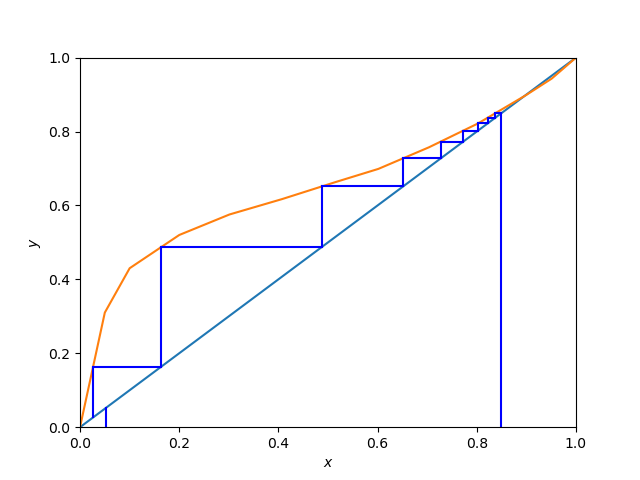

Write the Julia code that produced this figure.
## 调包
using CSV
using Interpolations
using PyCall
using PyPlot

## 调 python 包
@pyimport numpy as np
pygui(true)

## 原始数据
"""
原始数据输入
(塔顶产品组成, 塔釜组成) 的质量分数 (x_d, x_w)
"""

# (塔顶产品组成, 塔釜组成) 的质量分数
ω_d = 93.5107e-2
ω_w = 12.4097e-2

# 质量分数 -> 摩尔分数 换算函数
f(ω_i) = (ω_i / 46.07) / (ω_i / 46.07 + (1 - ω_i) / 18.02)

# (塔顶产品组成, 塔釜组成) 摩尔分数
x_d = f(ω_d)
x_w = f(ω_w)

## 对角线
x = y = np.linspace(0, 1, 1000)

## 平衡线
# EtOH-H2O 相平衡数据
EtOH = CSV.read("EtOH-H2O.csv")
# EtOH-H2O 相平衡组成插值
interp_y = Interpolations.LinearInterpolation(EtOH.x, EtOH.y)
## 相平衡线
yy = interp_y(x)

## 绘图
# 对角线
PyPlot.plot(x, y, "-")
# 相平衡线
PyPlot.plot(x, yy, "-")
# x_w 垂直线
PyPlot.plot([x_w, x_w], [0, x_w], "b-")
# x_d 垂直线
PyPlot.plot([x_d, x_d], [0, x_d], "b-")

# 绘图设置
PyPlot.xlabel("\$ x \$")
PyPlot.ylabel("\$ y \$")
PyPlot.xlim([0, 1])
PyPlot.ylim([0, 1])

## 塔板数计算
# 迭代点
point_1 = [x_d, x_d]
point_2 = zeros(2)
# 塔板数
num = 0
# 迭代记数
n = 1
# 迭代计算 & 绘图
println("开始迭代")
while true
    global point_1, point_2, num, n
    if point_1[1] < x_w
        break
    end
    println("迭代第 $(n) 次")
    n += 1
    for x_i in np.linspace(0, 1, 10000000)
        if abs(interp_y(x_i) - point_1[2]) < 0.00001 * point_1[2]
            pointTemp = [x_i, point_1[2]]
            point_2 = [x_i, x_i]
            num += 1
            PyPlot.plot([point_1[1], pointTemp[1]], [point_1[2], pointTemp[2]], "b-")
            PyPlot.plot([point_2[1], pointTemp[1]], [point_2[2], pointTemp[2]], "b-")
            # 迭代后新点
            point_1 = point_2
            point_2 = zeros(2)
            break
        end
    end
end

# 理论塔板数结果
println("理论塔板数 = $(num)")
